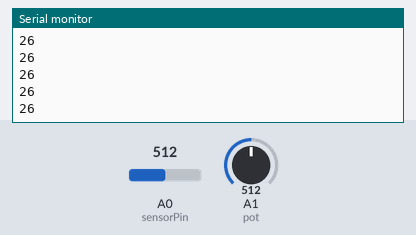
A sketch run on a simulated Arduino Uno, built with avr-gcc and run on an emulated ATmega328P. Shown: the last lines printed to the serial monitor. The test bench sets the inputs (shaded band); at power-on: A1 (pot) = 512, A0 (sensorPin) = 512.

Above: at 1.2 s.
1.3 s: A1 (pot) set to 194
At 2.0 s:
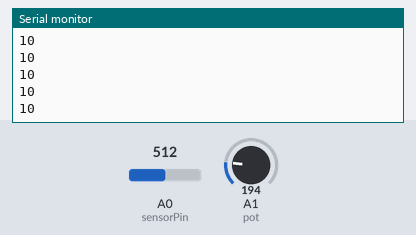
2.8 s: A1 (pot) set to 177
At 3.3 s:
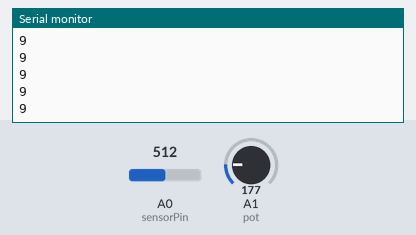
Timing chart, 0 to 5.8 s (numbered marks = the images above; inputs shaded):
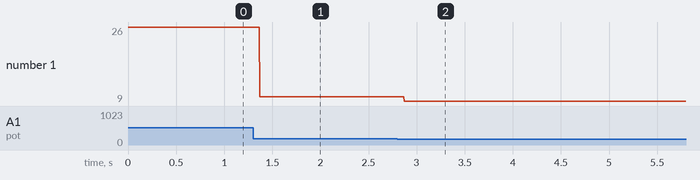

Measured:
- after the input at 1.3 s, the serial monitor: prints a new line after 0.07 s (image 1)
- after the input at 2.8 s, the serial monitor: prints a new line after 0.07 s (image 2)
- plotted number 1: 26 → 10 after the input at 1.3 s, 10 → 9 after the input at 2.8 s

The sketch:

potentiometer_3.ino
```cpp
#define sensorPin A0
#define pot A1
int sensorValue = 0;         // the sensor value
int sensorMin = 1023;        // minimum sensor value
int sensorMax = 0;      // maximum sensor value
float filterSensor = 13.0;

long int startTime = 0;
long int currentTime = 0;
long int debounceTime = 500;
int m = 0;
int c = 0;
int degree;
int mean;

void setup() {
  pinMode(A1, INPUT);
  Serial.begin(9600);

  sensorMin = 12;
  sensorMax = 163;
}

void loop() {
  sensorValue = analogRead(sensorPin);
  degree = analogRead(pot);

  sensorValue = map(sensorValue, sensorMin, sensorMax, 0, 255);
  sensorValue = constrain(sensorValue, 0, 255);

  mean = map(degree, 6, 720, 1, 37);
  mean = constrain(mean, 1, 37);
  Serial.println(mean);

  if ((sensorValue > mean + 2 || sensorValue <= mean - 1) && m == 0)
  {
    if( c == 1)
    {
      if((currentTime - startTime) <= 1000)
      {
        Serial.println("Yeaaaaaaaaaayyyyyy");
      }
      c = 0;
    }
    else
    {
      startTime = millis();
      m = 1;
      c = 1;
    }
  }
  else if ( currentTime - startTime >= debounceTime )
  {
    m = 0;
  }
  currentTime = millis();
}
```
